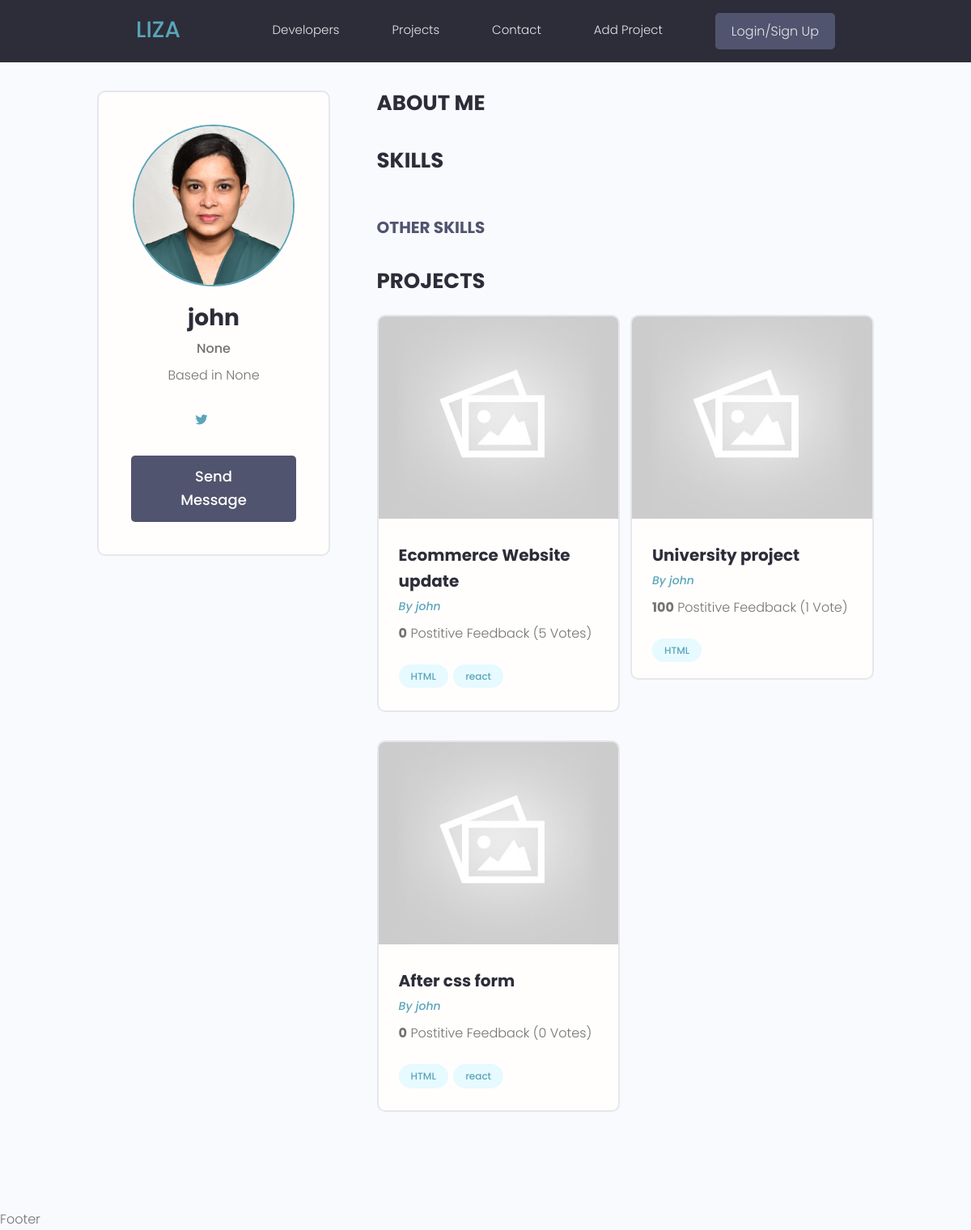
Screenshot of /users/profile/a8c11e9c-5063-47b2-a3cb-25bec7ee3a26/ with the database file from the repository.
### users/models.py (models this page shows)
class profile(models.Model):
    user=models.OneToOneField(User, on_delete=models.CASCADE, null=True, blank=True)
    name=models.CharField(max_length=200, null=True, blank=True)
    email=models.EmailField(max_length=500, null=True, blank=True)
    username=models.CharField(max_length=200, null=True, blank=True)
    location=models.CharField(max_length=200, null=True, blank=True)
    short_intro=models.CharField(max_length=200, null=True, blank=True)
    bio=models.TextField(null=True,blank=True)
    profile_image=models.ImageField(null=True, blank=True, upload_to='profile/', default='profile/user-default.png')
    social_twitter=models.CharField(max_length=200, null=True, blank=True)
    social_linkedin=models.CharField(max_length=200, null=True, blank=True)
    social_github=models.CharField(max_length=200, null=True, blank=True)
    social_website=models.CharField(max_length=200, null=True, blank=True)
    created=models.DateTimeField(auto_now_add=True)
    id=models.UUIDField(default=uuid.uuid4, unique=True, primary_key=True, editable=False)
    def __str__(self):
        return str(self.username)

### projects/models.py (models this page shows, shortened)
class Project(models.Model):
    owner=models.ForeignKey(profile, null=True, blank=True, on_delete=models.SET_NULL)
    title=models.CharField(max_length=200)
    description=models.TextField(null=True, blank=True)
    feature_image=models.ImageField(null=True, blank=True, default='default.jpg')
    demo_link=models.CharField(max_length=2000,null=True, blank=True)
    source_link=models.CharField(max_length=2000,null=True, blank=True)
    tags =models.ManyToManyField('tag', blank=True)
    total_vote=models.IntegerField(default=0, null=True, blank=True)
    vote_ratio=models.IntegerField(default=0, null=True, blank=True)
    created=models.DateTimeField(auto_now=True)
    id=models.UUIDField(default=uuid.uuid4, primary_key=True, unique=True, editable=False)

class Tag(models.Model):
    name= models.CharField(max_length=200)
    created=models.DateTimeField(auto_now=True)
    id=models.UUIDField(default=uuid.uuid4, primary_key=True, unique=True, editable=False)

### users/views.py (the view)
# urls.py: path('profile/<str:pk>/',views.userProfile, name='user-profile'),
def userProfile(request,pk):
    liza=profile.objects.get(id=pk)
    topSkills=liza.skills_set.exclude(description__exact='')
    otherSkills=liza.skills_set.filter(description='')
    context={'liza':liza, 'topSkills':topSkills, 'otherSkills':otherSkills}
    return render(request, 'users/user-profile.html',context)

### users/templates/users/user-profile.html (shortened to what this page needs)
{% extends 'main.html' %}
{% block content %}
  <main class="profile my-md">
    <div class="container">
      <div class="layout">
        <div class="column column--1of3">
          <div class="card text-center">
            <div class="card__body dev">
              <img class="avatar avatar--xl" src="http://127.0.0.1:8000/profile/liza.JPG" />
              <h2 class="dev__name">{{liza.name}}</h2>
              <p class="dev__title">{{liza.short_intro}}</p>
              <p class="dev__location">Based in {{liza.location}}</p>
              <ul class="dev__social">
                <li>
                  <a title="Twitter" href="#" target="_blank"><i class="fa-brands fa-twitter"></i></a>
                </li>
              </ul>
              <a href="#" class="btn btn--sub btn--lg">Send Message </a>
            </div>
          </div>
        </div>
        <div class="column column--2of3">
          <div class="devInfo">
            <h3 class="devInfo__title">About Me</h3>
          </div>
          <div class="devInfo">
            <h3 class="devInfo__title">Skills</h3>
            <div class="devInfo__skills">
              <h3 class="devInfo__subtitle">Other Skills</h3>
            </div>
          </div>
          <div class="devInfo">
            <h3 class="devInfo__title">Projects</h3>
            <div class="grid grid--two">
              {% for pro in liza.project_set.all %}
              <div class="column">
                <div class="card project">
                  <a href="{% url 'project' pro.id %}" class="project">
                    <img class="project__thumbnail" src="{{ pro.feature_image.url }}" alt="project thumbnail" />
                    <div class="card__body">
                      <h3 class="project__title">{{pro.title}}</h3>
                      <p><a class="project__author" href="{% url 'user-profile' pro.owner.pk  %}">By {{pro.owner}}</a></p>
                      <p class="project--rating">
                        <span style="font-weight: bold;">{{pro.vote_ratio}}</span> Postitive
                        Feedback ({{pro.total_vote}} Vote{{pro.total_vote|pluralize:'s'}})
                      </p>
                      <div class="project__tags">
                        {% for sk in pro.tags.all %}
                        <span class="tag tag--pill tag--main">
                          <small>{{sk.name}}</small>
                        </span>
                        {%endfor%}
                      </div>
                    </div>
                  </a>
                </div>
              </div>
              {% endfor %}
            </div>
          </div>
        </div>
      </div>
    </div>
  </main>
{% endblock content %}

### static/style/app.css (style rules this page uses)
:root { --color-sub: #2d2d39; }
.btn--sub { background-color: var(--color-sub-light); }
.card { border: 2px solid var(--color-light); }
img { width: 100%; }
.profile .card > .dev { padding: 4rem; }
.dev__name { color: var(--color-sub); font-size: 2.8rem; font-weight: 700; margin-top: 1rem; margin-bottom: 0.5rem; }
.dev__title { font-size: 1.6rem; font-weight: 500; line-height: 1.3; }
.dev__location { margin-top: 1rem; }
.dev__social { margin: 3rem 0; list-style: none; display: flex; justify-content: center; gap: 1.5rem; }
.devInfo { margin-bottom: 3rem; }
.devInfo__title, .devInfo__subtitle { font-size: 2.6rem; color: var(--color-sub); text-transform: uppercase; font-weight: 700; margin-bottom: 1.5rem; }
.devInfo__subtitle { font-size: 2rem; color: var(--color-sub-light); }
.project__author { font-size: 1.4rem; font-style: italic; }
.project--rating { margin-bottom: 1.6em; margin-top: .5em; }
.project__thumbnail { height: 25rem; object-fit: cover; object-position: top center; }
.project__title { font-size: 2rem; font-weight: 700; color: var(--color-sub); }

### static/uikit/styles/modules/_variables.css (style rules this page uses)
:root { --color-main: #5aa5b9; --color-main-light: #e6faff; --color-sub: #3f4156; --color-sub-light: #51546e; --color-sub-lighter: #ededfd; --color-text: #737373; --color-gray: #8b8b8b; --color-light: #e5e7eb; --color-light-gray: #767676; --color-bg: #f8fafd; --color-white: #fffefd; --color-white-light: #f3f3f3; --color-success: #359e64; --color-success-bg: #def8e8; --color-error: #fc4b0b; --color-error-bg: #fff2ee; --font-base: 'Poppins', arial, helvetica, 'Segoe UI', roboto, ubuntu, sans-serif; --font-monospace: 'Fira Code', 'Courier New', courier, monospace; --font-regular: 300; --font-medium: 500; --font-bold: 700; --generic-shadow: 1px 1px 5px #00000010; --generic-transition: all 0.3s ease-in-out; }

### static/uikit/styles/modules/_base.css (style rules this page uses)
* { margin: 0; padding: 0; box-sizing: border-box; text-rendering: optimizeLegibility; color: inherit; font-size: inherit; }
html { font-size: 50%; }
@media only screen and (min-width: 480px) { html { font-size: 56.25%; } }
@media only screen and (min-width: 1200px) { html { font-size: 62.5%; } }
body { line-height: 1.6; font-weight: 400; font-size: 1.5rem; color: var(--color-text); background-color: var(--color-bg); min-height: 100vh; }

### static/uikit/styles/modules/_typography.css (style rules this page uses)
* { font-family: var(--font-base); }
h2 { font-size: 3.6rem; font-weight: var(--font-bold); }
h3 { font-size: 3.2rem; font-weight: var(--font-medium); }
p, span, strong { font-size: 1.6rem; color: var(--color-text); font-weight: var(--font-regular); }
a { padding-bottom: 2px; text-decoration: none; display: inline-block; color: var(--color-main); font-weight: var(--font-medium); }

### static/uikit/styles/modules/_utilities.css (style rules this page uses)
.container { width: 92%; max-width: 165rem; margin: 0 auto; box-sizing: border-box; }
@media screen and (min-width: 1000px) { .container { width: 90%; } }
@media screen and (min-width: 1200px) { .container { width: 80%; } }
.text-center { text-align: center; }
.my-md { margin: 3rem auto; }

### static/uikit/styles/modules/_avatar.css (style rules this page uses)
.avatar { border-radius: 50%; border: 2px solid var(--color-main); object-fit: cover; }
.avatar--xl { height: 20rem; width: 20rem; }

### static/uikit/styles/modules/_button.css (style rules this page uses)
.btn { display: inline-block; position: relative; cursor: pointer; background-color: var(--color-light); font-weight: var(--font-medium); color: var(--color-sub); text-decoration: none; padding: 1rem 2rem; border-radius: 0.5rem; border: none; width: -webkit-fit-content; width: -moz-fit-content; width: fit-content; height: -webkit-fit-content; height: -moz-fit-content; height: fit-content; font-size: 1.6rem; outline-width: 0; outline-color: transparent; -webkit-backface-visibility: hidden; backface-visibility: hidden; transition: all 0.3s ease-in-out; }
.btn--sub { background-color: var(--color-sub); color: var(--color-white); }
.btn--lg { font-size: 1.8rem; padding: 1.2rem 4.5rem; }

### static/uikit/styles/modules/_card.css (style rules this page uses)
.card { border-radius: 1rem; background-color: var(--color-white); border: 1.5px solid var(--color-light); width: auto; height: auto; margin-top: 0.5rem; margin-bottom: 0.5rem; overflow: hidden; }
.card__body, .card__header { padding: 2rem 2.5rem; }

### static/uikit/styles/modules/_grid.css (style rules this page uses)
.grid { display: flex; flex-wrap: wrap; justify-content: flex-start; align-items: stretch; }
.grid > .column { min-width: 28rem; margin-bottom: 2.5rem; }
.grid--two > .column { flex-basis: 100%; }
@media screen and (min-width: 800px) { .grid--two { margin-right: -2%; } }
@media screen and (min-width: 800px) { .grid--two > .column { margin-right: 2%; } }
@media screen and (min-width: 800px) { .grid--two > .column { flex-basis: 48%; } }

### rows the page displays
profile: name "john", short_intro "None", location "None"
Project: feature_image (placeholder picture), title "Ecommerce Website update", owner "john", vote_ratio "0", total_vote "5"
Tag: name "HTML"
Tag: name "react"
Project: feature_image (placeholder picture), title "University project", owner "john", vote_ratio "100", total_vote "1"
Project: feature_image (placeholder picture), title "After css form", owner "john", vote_ratio "0", total_vote "0"
